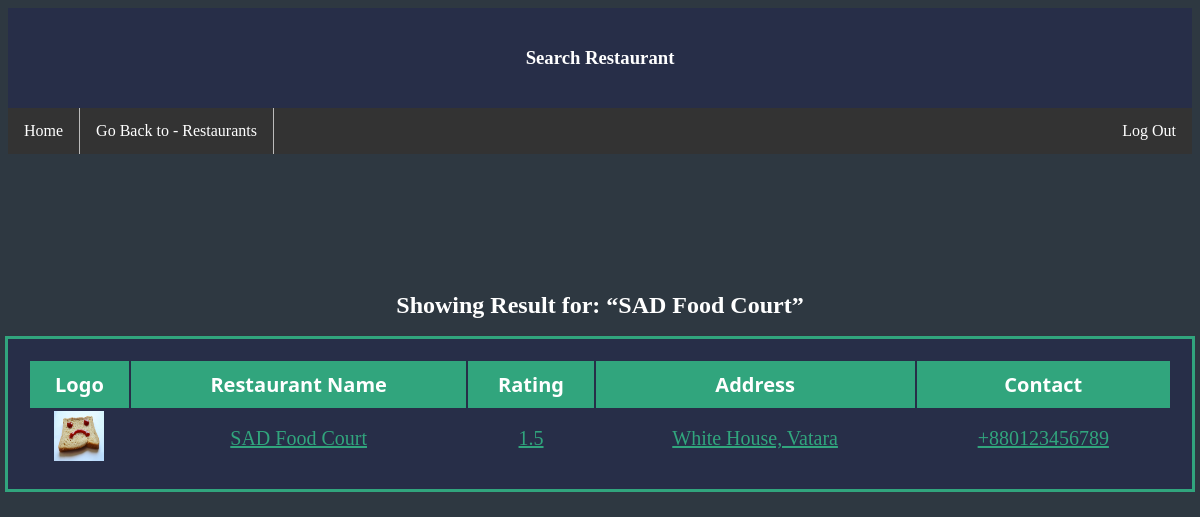
/admin/searchpage.php?param1=SAD Food Court (signed in), run on the app's committed database.
### tables this page shows
CREATE TABLE `restaurants` (
  `restaurant_id` int NOT NULL,
  `restaurant_name` varchar(26) NOT NULL,
  `restaurant_rating` float DEFAULT '0',
  `restaurant_address` varchar(50) DEFAULT NULL,
  `restaurant_logo` varchar(300) DEFAULT '../restaurants/default.jpg',
  `restaurant_contact` varchar(15) DEFAULT NULL,
  `restaurant_bg` varchar(300) DEFAULT NULL
);

### admin/searchpage.php (the view, shortened to what this page needs)
<?php
if (isset($_SESSION['username']) && isset($_SESSION['role']) && isset($_SESSION['user_id']) && !empty($_SESSION['username']) && !empty($_SESSION['role']) && !empty($_SESSION['user_id'])) {
    if ($_SESSION['role'] == 'admin') {
?>
<!DOCTYPE html>
<html lang="en">
<head>
    <link rel="stylesheet" href="../css/style.css">
</head>
<body>
    <div class="dahsboard_heading">
        <h3>Search Restaurant</h3>
    </div>
    <ul>
        <li><a href="../login">Home</a></li>
        <li><a href="restaurants">Go Back to - Restaurants</a></li>
        <li style="float:right"><a href="../logout.php">Log Out</a></li>
    </ul>
    <?php
            include '../config.php';
            if (isset($_GET['param1']) && !empty($_GET['param1'])) {
            ?>
    <div class="dashboard_background" style="display:flex; flex-direction: column; justify-content: start; align-items:center; color:#ffffff">
        <h2>Showing Result for: <q><b><?php echo $_GET['param1'] ?></b></q></h2>
        <table style="width:100%" class="table_design">
            <thead>
                <tr>
                    <th>Logo</th>
                    <th>Restaurant Name</th>
                    <th>Rating</th>
                    <th>Address</th>
                    <th>Contact</th>
                </tr>
            </thead>
            <tbody>
                <?php
                            try {
                                $dbcon = new PDO("mysql:host=$dbserver:$dbport;dbname=$db;", "$dbuser", "$dbpass");
                                $dbcon->setAttribute(PDO::ATTR_ERRMODE, PDO::ERRMODE_EXCEPTION);
                                $searchval = $_GET['param1'];
                                $sqlquery = "";
                                if (!empty($searchval)) {
                                    $sqlquery = "SELECT * FROM restaurants where restaurant_name LIKE '%$searchval%'";
                                }
                                try {
                                    $returnval = $dbcon->query($sqlquery);
                                    $productstable = $returnval->fetchAll();
                                    foreach ($productstable as $row) {
                            ?>
                <tr>
                    <td><a href="restaurant?id=<?php echo $row['restaurant_id'] ?>"><img src="<?php echo $row['restaurant_logo'] ?>" alt="<?php echo $row['restaurant_name'] ?>" height="50px" width="50px"></a></td>
                    <td><a href="restaurant?id=<?php echo $row['restaurant_id'] ?>"><?php echo $row['restaurant_name'] ?></a></td>
                    <td><a href="restaurant?id=<?php echo $row['restaurant_id'] ?>"><?php echo $row['restaurant_rating'] ?></a></td>
                    <td><a href="restaurant?id=<?php echo $row['restaurant_id'] ?>"><?php echo $row['restaurant_address'] ?></a></td>
                    <td><a href="restaurant?id=<?php echo $row['restaurant_id'] ?>"><?php echo $row['restaurant_contact'] ?></a></td>
                </tr>
                <?php
                                    }
                                } catch (PDOException $ex) {
                                    ?>
                <tr>
                    <td colspan="5">Data read error ... ...</td>
                </tr>
                <?php
                                }
                            } catch (PDOException $ex) {
                                ?>
                <tr>
                    <td colspan="5">Data read error ... ...</td>
                </tr>
                <?php
                            }
                            ?>
            </tbody>
        </table>
    </div>
    <?php
            } else {
            ?>
    <script>
        window.location.assign('restaurants.php');
    </script>
    <?php
            }
            ?>
</body>
</html>
<?php
    } else {
    ?>
<script>
    window.location.assign('../login.php');
</script>
<?php
    }
} else {
    ?>
<script>
    window.location.assign('../login.php');
</script>
<?php
}
?>

### css/style.css (style rules this page uses)
th { font-size: 20px; font-family: "Segoe UI"; background-color: #31A57D; color: white; padding: 10px 0; }
thead { margin-bottom: 20px; }
table { outline-style: solid; }
td { text-align: center; font-size: 20px; margin-top: 100px; }
ul { list-style-type: none; margin: 0; padding: 0; overflow: hidden; background-color: #333; }
li { display: inline; float: left; border-right: 1px solid #bbb; }
li:last-child { border-right: none; }
li a { display: block; color: white; text-align: center; padding: 14px 16px; text-decoration: none; }
.dahsboard_heading { display: flex; height: 100px; width: 100%; justify-content: center; align-items: center; background-color: #272E48; color: white; }
.table_design { padding: 20px 20px; color: #31A57D; background-color: #272E48; margin-right: 20%; margin-left: 20%; height: fit-content; }
a { color: #31A57D; }
.dashboard_background { display: flex; padding-top: 10%; width: 100%; height: 100%; justify-content: center; }
html { height: 100vh; }
body { height: 80%; background: #2E3841; }
h3 { color: white; }

### data on the page
restaurants: restaurant_logo (picture), restaurant_name "SAD Food Court", restaurant_rating "1.5", restaurant_address "White House, Vatara", restaurant_contact "+880123456789"

### other printed values
$_GET['param1'] "SAD Food Court"
